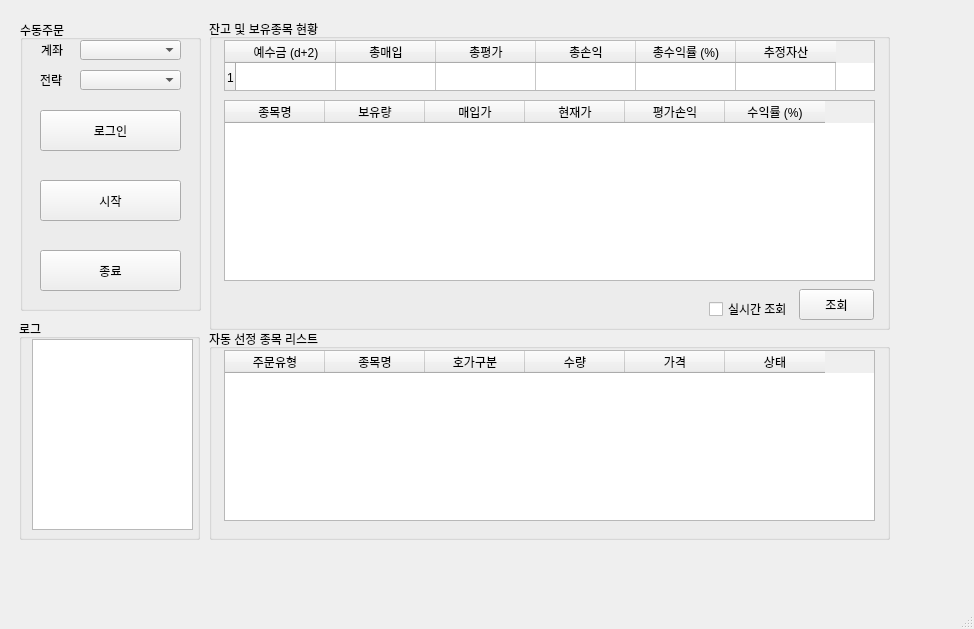
<?xml version="1.0" encoding="UTF-8"?>
<ui version="4.0">
 <class>MainWindow</class>
 <widget class="QMainWindow" name="MainWindow">
  <property name="geometry">
   <rect>
    <x>0</x>
    <y>0</y>
    <width>974</width>
    <height>629</height>
   </rect>
  </property>
  <property name="windowTitle">
   <string>PyTrader v0.5</string>
  </property>
  <widget class="QWidget" name="centralwidget">
   <widget class="QGroupBox" name="groupBox">
    <property name="geometry">
     <rect>
      <x>20</x>
      <y>20</y>
      <width>181</width>
      <height>291</height>
     </rect>
    </property>
    <property name="title">
     <string>수동주문</string>
    </property>
    <widget class="QPushButton" name="orderBtn">
     <property name="geometry">
      <rect>
       <x>20</x>
       <y>230</y>
       <width>141</width>
       <height>41</height>
      </rect>
     </property>
     <property name="text">
      <string>종료</string>
     </property>
    </widget>
    <widget class="QLabel" name="label_2">
     <property name="geometry">
      <rect>
       <x>20</x>
       <y>50</y>
       <width>31</width>
       <height>20</height>
      </rect>
     </property>
     <property name="text">
      <string>전략</string>
     </property>
    </widget>
    <widget class="QComboBox" name="strategyComboBox">
     <property name="geometry">
      <rect>
       <x>60</x>
       <y>50</y>
       <width>101</width>
       <height>20</height>
      </rect>
     </property>
    </widget>
    <widget class="QComboBox" name="accountComboBox">
     <property name="geometry">
      <rect>
       <x>60</x>
       <y>20</y>
       <width>101</width>
       <height>20</height>
      </rect>
     </property>
    </widget>
    <widget class="QLabel" name="label">
     <property name="geometry">
      <rect>
       <x>21</x>
       <y>20</y>
       <width>31</width>
       <height>20</height>
      </rect>
     </property>
     <property name="text">
      <string>계좌</string>
     </property>
    </widget>
    <widget class="QPushButton" name="orderBtn_2">
     <property name="geometry">
      <rect>
       <x>20</x>
       <y>160</y>
       <width>141</width>
       <height>41</height>
      </rect>
     </property>
     <property name="text">
      <string>시작</string>
     </property>
    </widget>
    <widget class="QPushButton" name="login_btn">
     <property name="geometry">
      <rect>
       <x>20</x>
       <y>90</y>
       <width>141</width>
       <height>41</height>
      </rect>
     </property>
     <property name="text">
      <string>로그인</string>
     </property>
    </widget>
   </widget>
   <widget class="QGroupBox" name="groupBox_2">
    <property name="geometry">
     <rect>
      <x>209</x>
      <y>19</y>
      <width>681</width>
      <height>311</height>
     </rect>
    </property>
    <property name="title">
     <string>잔고 및 보유종목 현황</string>
    </property>
    <widget class="QTableWidget" name="accountEvaluationTable">
     <property name="geometry">
      <rect>
       <x>15</x>
       <y>21</y>
       <width>651</width>
       <height>51</height>
      </rect>
     </property>
     <property name="rowCount">
      <number>1</number>
     </property>
     <row/>
     <column>
      <property name="text">
       <string>예수금 (d+2)</string>
      </property>
     </column>
     <column>
      <property name="text">
       <string>총매입</string>
      </property>
     </column>
     <column>
      <property name="text">
       <string>총평가</string>
      </property>
     </column>
     <column>
      <property name="text">
       <string>총손익</string>
      </property>
     </column>
     <column>
      <property name="text">
       <string>총수익률 (%)</string>
      </property>
     </column>
     <column>
      <property name="text">
       <string>추정자산</string>
      </property>
     </column>
    </widget>
    <widget class="QTableWidget" name="stocksTable">
     <property name="geometry">
      <rect>
       <x>15</x>
       <y>81</y>
       <width>651</width>
       <height>181</height>
      </rect>
     </property>
     <column>
      <property name="text">
       <string>종목명</string>
      </property>
     </column>
     <column>
      <property name="text">
       <string>보유량</string>
      </property>
     </column>
     <column>
      <property name="text">
       <string>매입가</string>
      </property>
     </column>
     <column>
      <property name="text">
       <string>현재가</string>
      </property>
     </column>
     <column>
      <property name="text">
       <string>평가손익</string>
      </property>
     </column>
     <column>
      <property name="text">
       <string>수익률 (%)</string>
      </property>
     </column>
    </widget>
    <widget class="QCheckBox" name="realtimeCheckBox">
     <property name="geometry">
      <rect>
       <x>500</x>
       <y>280</y>
       <width>81</width>
       <height>20</height>
      </rect>
     </property>
     <property name="text">
      <string>실시간 조회</string>
     </property>
    </widget>
    <widget class="QPushButton" name="inquiryBtn">
     <property name="geometry">
      <rect>
       <x>590</x>
       <y>270</y>
       <width>75</width>
       <height>31</height>
      </rect>
     </property>
     <property name="text">
      <string>조회</string>
     </property>
    </widget>
   </widget>
   <widget class="QGroupBox" name="groupBox_3">
    <property name="geometry">
     <rect>
      <x>209</x>
      <y>329</y>
      <width>681</width>
      <height>211</height>
     </rect>
    </property>
    <property name="title">
     <string>자동 선정 종목 리스트</string>
    </property>
    <widget class="QTableWidget" name="automatedStocksTable">
     <property name="geometry">
      <rect>
       <x>15</x>
       <y>21</y>
       <width>651</width>
       <height>171</height>
      </rect>
     </property>
     <column>
      <property name="text">
       <string>주문유형</string>
      </property>
     </column>
     <column>
      <property name="text">
       <string>종목명</string>
      </property>
     </column>
     <column>
      <property name="text">
       <string>호가구분</string>
      </property>
     </column>
     <column>
      <property name="text">
       <string>수량</string>
      </property>
     </column>
     <column>
      <property name="text">
       <string>가격</string>
      </property>
     </column>
     <column>
      <property name="text">
       <string>상태</string>
      </property>
     </column>
    </widget>
   </widget>
   <widget class="QGroupBox" name="groupBox_4">
    <property name="geometry">
     <rect>
      <x>19</x>
      <y>319</y>
      <width>181</width>
      <height>221</height>
     </rect>
    </property>
    <property name="title">
     <string>로그</string>
    </property>
    <widget class="QTextEdit" name="logTextEdit">
     <property name="geometry">
      <rect>
       <x>13</x>
       <y>20</y>
       <width>161</width>
       <height>191</height>
      </rect>
     </property>
    </widget>
   </widget>
  </widget>
  <widget class="QMenuBar" name="menubar">
   <property name="geometry">
    <rect>
     <x>0</x>
     <y>0</y>
     <width>974</width>
     <height>26</height>
    </rect>
   </property>
  </widget>
  <widget class="QStatusBar" name="statusbar"/>
 </widget>
 <resources/>
 <connections/>
</ui>
